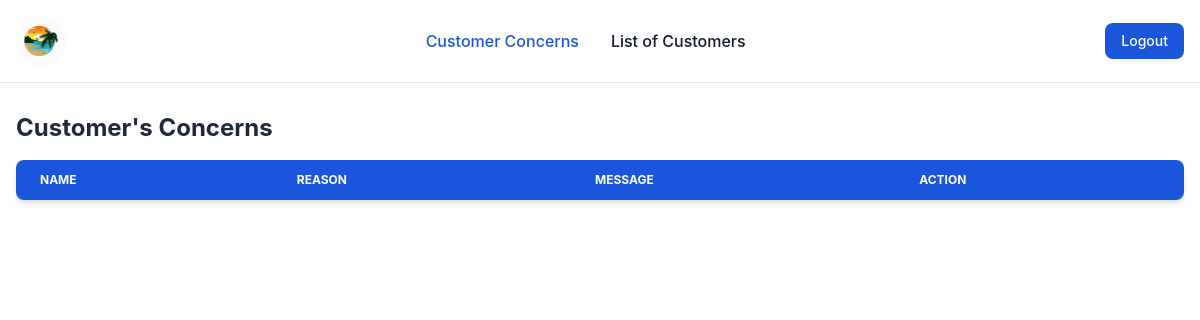
The app's page /mainConcerns, older data.
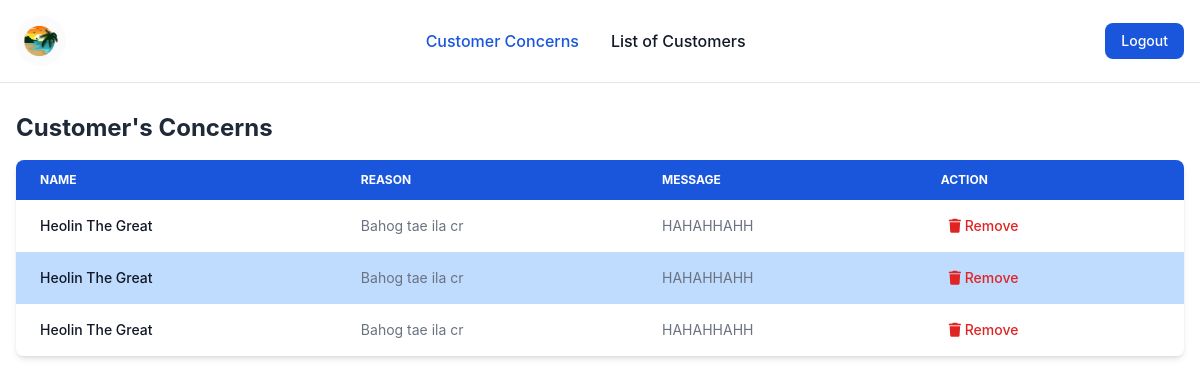
The same page, newer data.
### users/models.py (models this page shows)
class Response(models.Model):
    sender = models.ForeignKey(User, on_delete=models.CASCADE)
    reason = models.TextField()
    message = models.TextField()
    date_submitted = models.DateTimeField()

### users/views.py (the view)
# urls.py: path('mainConcerns', views.mainConcerns, name='mainConcerns'),
def mainConcerns(request):
    concerns = Response.objects.all().order_by('-id')
    context = {
        'concerns': concerns
    }
    return render(request, 'main/concerns.html', context)

### users/templates/main/concerns.html (shortened to what this page needs)
{% load static tailwind_tags %}<!DOCTYPE html>
<html lang="en">
	<head>
		{% tailwind_css %}
		<link
			href="https://cdnjs.cloudflare.com/ajax/libs/flowbite/2.3.0/flowbite.min.css"
			rel="stylesheet" />
		<link
			rel="stylesheet"
			href="https://cdnjs.cloudflare.com/ajax/libs/font-awesome/6.5.2/css/all.min.css"
 />
	</head>
	<body>
		{% include 'includes/mainNavbar.html' %}
		<div class="p-4 mt-24">
			<p class="text-gray-800 mb-4 font-bold text-2xl">Customer's Concerns</p>
			<div class="relative overflow-x-auto shadow-md sm:rounded-lg">
				<table class="w-full text-sm text-left rtl:text-right text-gray-500">
					<thead class="text-xs text-white uppercase bg-blue-700">
						<tr>
							<th
								scope="col"
								class="px-6 py-3">
								name
							</th>
							<th
								scope="col"
								class="px-6 py-3">
								Reason
							</th>
							<th
								scope="col"
								class="px-6 py-3">
								Message
							</th>
							<th
								scope="col"
								class="px-6 py-3">
								Action
							</th>
						</tr>
					</thead>
					<tbody>
						{% for user in concerns %}
						<tr class="bg-white even:bg-blue-200">
							<td
								scope="row"
								class="px-6 py-4 font-medium text-gray-900 whitespace-nowrap">
								{{user.sender.first_name}}
							</td>
							<td class="px-6 py-4">{{user.reason}}</td>
							<td class="px-6 py-4">{{user.message}}</td>
							<td class="px-6 py-4">
								<a
									href="{% url 'removeUser' user.id %}"
									class="font-medium text-red-600 hover:underline mx-2">
									<i
										class="fa fa-trash"
										aria-hidden="true"></i>
									Remove
								</a>
							</td>
						</tr>
						{% endfor %}
					</tbody>
				</table>
			</div>
		</div>
	</body>
</html>

### users/templates/includes/mainNavbar.html (shortened to what this page needs)
{% load static %}
<nav class="bg-white dark:bg-gray-900 fixed w-full z-20 top-0 start-0 border-b border-gray-200 dark:border-gray-600">
	<div class="max-w-screen-xl flex flex-wrap items-center justify-between mx-auto p-4">
		<a
			href="#"
			class="flex items-center space-x-3 rtl:space-x-reverse">
			<img
				src="{% static 'image/logo.jpg' %}"
				width="50" class="rounded-full"
				alt="Flowbite Logo" />
		</a>
		<div class="flex md:order-2 space-x-3 md:space-x-0 rtl:space-x-reverse">
			<a
				href="{% url 'homepage' %}"
				class="text-white bg-blue-700 hover:bg-blue-800 focus:ring-4 focus:outline-none focus:ring-blue-300 font-medium rounded-lg text-sm px-4 py-2 text-center dark:bg-blue-600 dark:hover:bg-blue-700 dark:focus:ring-blue-800">
				Logout
			</a>
		</div>
		<div
			class="items-center justify-between hidden w-full md:flex md:w-auto md:order-1"
			id="navbar-sticky">
			<ul
				class="flex flex-col p-4 md:p-0 mt-4 font-medium border border-gray-100 rounded-lg bg-gray-50 md:space-x-8 rtl:space-x-reverse md:flex-row md:mt-0 md:border-0 md:bg-white dark:bg-gray-800 md:dark:bg-gray-900 dark:border-gray-700">
				<li>
					<a
						href="{% url 'mainConcerns' %}"
						class="block py-2 px-3 text-white bg-blue-700 rounded md:bg-transparent md:text-blue-700 md:p-0 md:dark:text-blue-500"
						aria-current="page">
						Customer Concerns
					</a>
				</li>
				<li>
					<a
						href="{% url 'customers' %}"
						class="block py-2 px-3 text-gray-900 rounded hover:bg-gray-100 md:hover:bg-transparent md:hover:text-blue-700 md:p-0 md:dark:hover:text-blue-500 dark:text-white dark:hover:bg-gray-700 dark:hover:text-white md:dark:hover:bg-transparent dark:border-gray-700">
						List of Customers
					</a>
				</li>
			</ul>
		</div>
	</div>
</nav>

Row changes from the older to the newer data that the page shows:
added Response: sender.first_name "Heolin The Great", reason "Bahog tae ila cr", message "HAHAHHAHH"
added Response: sender.first_name "Heolin The Great", reason "Bahog tae ila cr", message "HAHAHHAHH"
added Response: sender.first_name "Heolin The Great", reason "Bahog tae ila cr", message "HAHAHHAHH"
